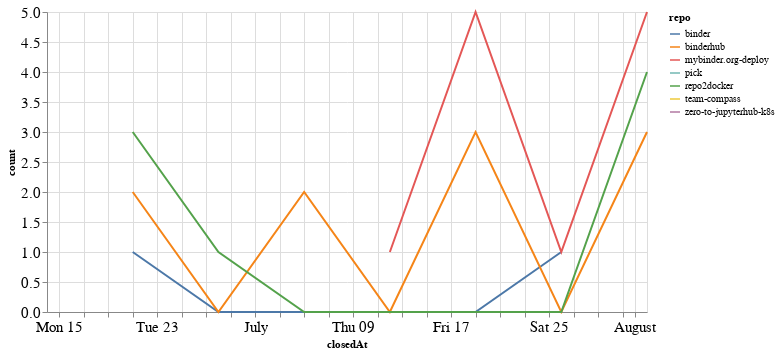

Notebook code for this chart:
### Code cell
closed_by_time = closed_by.groupby('repo').resample('W', on='closedAt').count()['author'].reset_index()
closed_by_time = closed_by_time.rename(columns={'author': 'count'})

alt.Chart(closed_by_time, width=600).mark_line().encode(
    x='closedAt',
    y='count',
    color='repo',
    tooltip="repo"
)

### Figure 1 — Vega-Lite specification as saved in the notebook (floating-point values rounded to 4 significant figures)
{"config": {"axisLeft": {"labelFontSize": 15}, "axisBottom": {"labelFontSize": 15}}, "data": {"name": "data-7008573d17f85d2a28e6c2b29ae80de0"}, "mark": "line", "encoding": {"color": {"type": "nominal", "field": "repo"}, "tooltip": {"type": "nominal", "field": "repo"}, "x": {"type": "temporal", "field": "closedAt"}, "y": {"type": "quantitative", "field": "count"}}, "width": 600, "$schema": "https://vega.github.io/schema/vega-lite/v4.8.1.json", "datasets": {"data-7008573d17f85d2a28e6c2b29ae80de0": [{"repo": "binder", "closedAt": "2020-06-21T00:00:00", "count": 1}, {"repo": "binder", "closedAt": "2020-06-28T00:00:00", "count": 0}, {"repo": "binder", "closedAt": "2020-07-05T00:00:00", "count": 0}, {"repo": "binder", "closedAt": "2020-07-12T00:00:00", "count": 0}, {"repo": "binder", "closedAt": "2020-07-19T00:00:00", "count": 0}, {"repo": "binder", "closedAt": "2020-07-26T00:00:00", "count": 1}, {"repo": "binderhub", "closedAt": "2020-06-21T00:00:00", "count": 2}, {"repo": "binderhub", "closedAt": "2020-06-28T00:00:00", "count": 0}, {"repo": "binderhub", "closedAt": "2020-07-05T00:00:00", "count": 2}, {"repo": "binderhub", "closedAt": "2020-07-12T00:00:00", "count": 0}, {"repo": "binderhub", "closedAt": "2020-07-19T00:00:00", "count": 3}, {"repo": "binderhub", "closedAt": "2020-07-26T00:00:00", "count": 0}, {"repo": "binderhub", "closedAt": "2020-08-02T00:00:00", "count": 3}, {"repo": "mybinder.org-deploy", "closedAt": "2020-07-12T00:00:00", "count": 1}, {"repo": "mybinder.org-deploy", "closedAt": "2020-07-19T00:00:00", "count": 5}, {"repo": "mybinder.org-deploy", "closedAt": "2020-07-26T00:00:00", "count": 1}, {"repo": "mybinder.org-deploy", "closedAt": "2020-08-02T00:00:00", "count": 5}, {"repo": "pick", "closedAt": "2020-06-14T00:00:00", "count": 1}, {"repo": "repo2docker", "closedAt": "2020-06-21T00:00:00", "count": 3}, {"repo": "repo2docker", "closedAt": "2020-06-28T00:00:00", "count": 1}, {"repo": "repo2docker", "closedAt": "2020-07-05T00:00:00", "count": 0}, {"repo": "repo2docker", "closedAt": "2020-07-12T00:00:00", "count": 0}, {"repo": "repo2docker", "closedAt": "2020-07-19T00:00:00", "count": 0}, {"repo": "repo2docker", "closedAt": "2020-07-26T00:00:00", "count": 0}, {"repo": "repo2docker", "closedAt": "2020-08-02T00:00:00", "count": 4}, {"repo": "team-compass", "closedAt": "2020-06-28T00:00:00", "count": 1}, {"repo": "zero-to-jupyterhub-k8s", "closedAt": "2020-07-26T00:00:00", "count": 1}]}}
